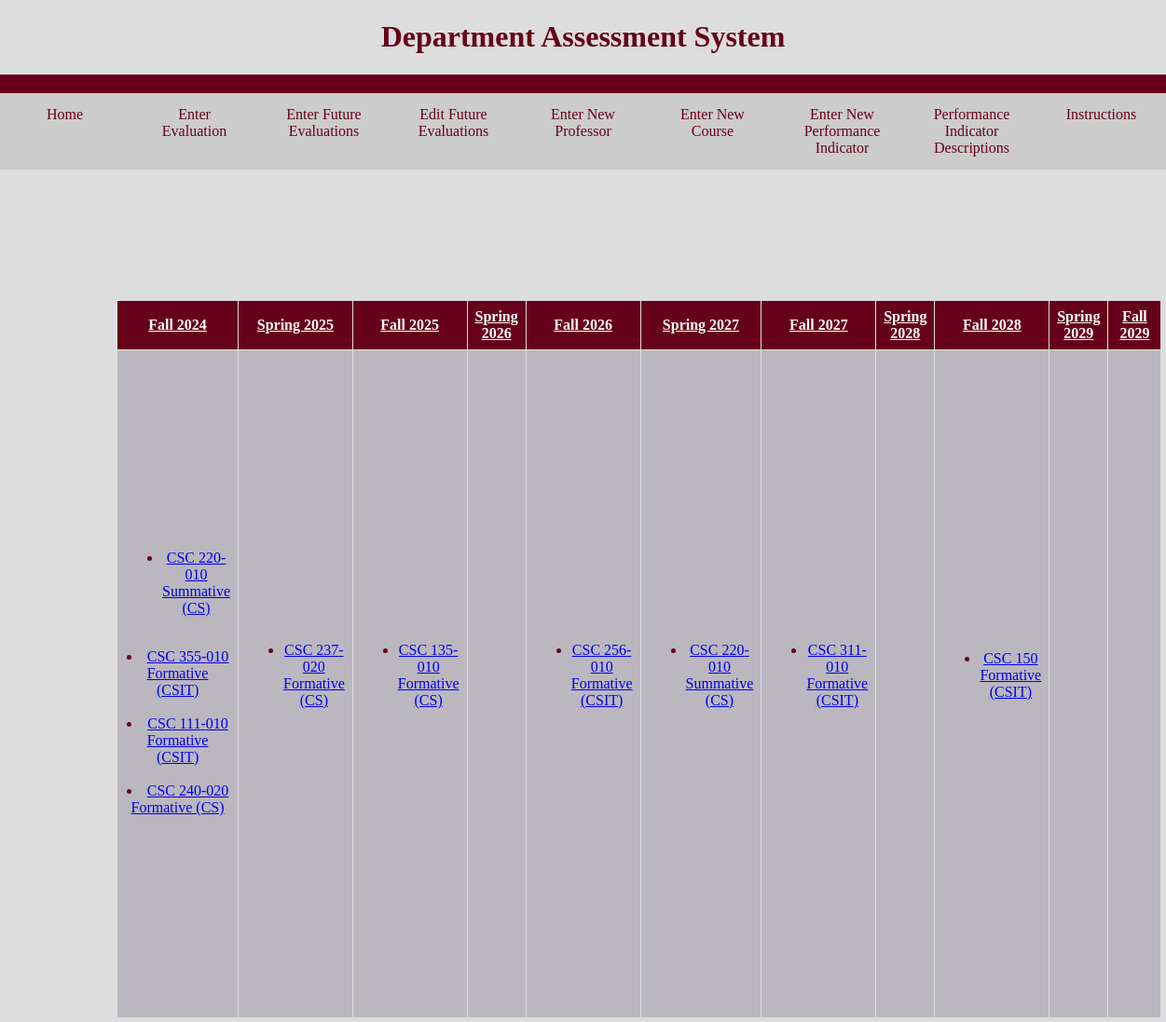
The app's page /home.php with its own data.
### tables this page shows
CREATE TABLE "EVAL" (
	"ID"	INTEGER,
	"Instructor"	TEXT,
	"CourseCode"	TEXT,
	"Semester"	TEXT,
	"Assessment"	TEXT,
	"CourseName"	TEXT,
	"CourseSection"	TEXT,
	"PerformanceIndicator"	TEXT,
	PRIMARY KEY("ID" AUTOINCREMENT)
);

### home.php (the view, shortened to what this page needs)
<!DOCTYPE html>
<html lang="en">
<head>
</head>
<body>
    <h1 class="burgundy-text">Department Assessment System</h1>
    <div class="header"></div>
    <div class="navigation">
        <ul>
            <li><a href="https://unixweb.kutztown.edu/~dclea255/CourseEvaluator/home.php">Home</a></li>
            <li><a href="https://unixweb.kutztown.edu/~dclea255/CourseEvaluator/Prototype1.php">Enter Evaluation</a></li>
            <li><a href='https://unixweb.kutztown.edu/~dclea255/CourseEvaluator/enterFutureEvaluation.php'>Enter Future Evaluations</a></li>
            <li><a href='https://unixweb.kutztown.edu/~dclea255/CourseEvaluator/editEvaluation.php'>Edit Future Evaluations</a></li>
            <li><a href="https://unixweb.kutztown.edu/~dclea255/CourseEvaluator/enterProf.php">Enter New Professor</a></li>
            <li><a href='https://unixweb.kutztown.edu/~dclea255/CourseEvaluator/enterCourse.php'>Enter New Course</a></li>
            <li><a href='https://unixweb.kutztown.edu/~dclea255/CourseEvaluator/enterIndicator.php'>Enter New Performance Indicator</a></li>
            <li><a href="https://unixweb.kutztown.edu/~dclea255/CourseEvaluator/PID.php">Performance Indicator Descriptions</a></li>
            <li><a href="https://unixweb.kutztown.edu/~irove/instructions.php">Instructions</a></li>
        </ul>
    </div>
    <div class="content-container">
        <div class="table-container">
            <?php
            try {
                $db = new PDO('sqlite:CSC355.db');
            }
            catch (Exception $exc){
                echo 'Exception: Cannot connect to the database: ', $exc->getMessage(), "\n";
            }
            $semesterQuery = $db->prepare("SELECT DISTINCT SEMESTER FROM SEMESTERS");
            $semesterQuery->execute();
            $semesters = [];
            while ($row = $semesterQuery->fetch(PDO::FETCH_ASSOC)) {
                $semesters[] = $row['SEMESTER'];
            }
            echo "<table border='1'>";
			echo "<tr>";
			foreach ($semesters as $semester) {
				echo "<th colspan='1'><a style = 'color: #ffffff;' href='https://unixweb.kutztown.edu/~dclea255/CourseEvaluator/fullSemester.php?semester=" . urlencode($semester) . "'>$semester</th>";
			}
			echo "</tr>";
			echo "<tr>";
			foreach ($semesters as $semester) {
                echo "<td style='height: 700px; background-color: #bbb7bf'>";
                $stmt = $db->prepare("SELECT * FROM EVAL WHERE SEMESTER = :semester");
                $stmt->bindParam(':semester', $semester);
                $stmt->execute();
                echo "<ul>";
                while ($courseRow = $stmt->fetch(PDO::FETCH_ASSOC)) {
                    if ($courseRow['CourseSection'] != NULL) {
                        echo "<li><a href='https://unixweb.kutztown.edu/~dclea255/CourseEvaluator/fullSemester.php?semester=" . urlencode($semester) . "&code=" . urlencode($courseRow['CourseCode']) . "&sec=" .urlencode($courseRow['CourseSection']) . "'>" . $courseRow['CourseCode'] . "-" . $courseRow['CourseSection'] . " " . $courseRow['Assessment'] . "</a></li><br>";
                    }
                    else{
                        echo "<li><a href='https://unixweb.kutztown.edu/~dclea255/CourseEvaluator/fullSemester.php?semester=" . urlencode($semester) . "&code=" . urlencode($courseRow['CourseCode']) . "&sec=" .urlencode($courseRow['CourseSection']) . "'>" . $courseRow['CourseCode'] . " " . $courseRow['Assessment'] . "</a></li><br>";
                    }
                    echo "</ul>";
			}
            echo "</ul>";
            echo "</td>";
        }
		echo "</tr>";
		echo "</table>";
			?>
        </div>
    </div>
</body>
</html>

### home.php (style rules this page uses)
body { margin: 0; padding: 0; background-color: #ddd; text-align: center; color: #67001a; }
.header { background-color: #67001a; color: white; padding: 10px 0; text-align: center; }
.navigation { display: flex; justify-content: space-between; background-color: #ccc; overflow: hidden; width: 100%; }
.navigation ul { margin: 0; padding: 0; list-style-type: none; overflow: hidden; display: flex; justify-content: space-between; width: 100%; }
.navigation li { width: 25%; }
.navigation li a { display: block; color: #67001a; text-align: center; padding: 14px 16px; text-decoration: none; }
.content-container { margin-top: 20px; text-align: center; }
.table-container { display: inline-block; text-align: center; width: 80%; margin-top: 100px; }
table { border-collapse: collapse; width: 100%; margin-top: 20px; }
th, td { border: 1px solid #ddd; padding: 8px; text-align: center; }
th { background-color: #67001a; color: white; }

### records on screen
eval: CourseCode "CSC 220", CourseSection "010", Assessment "Summative (CS)"
eval: CourseCode "CSC 355", CourseSection "010", Assessment "Formative (CSIT)"
eval: CourseCode "CSC 111", CourseSection "010", Assessment "Formative (CSIT)"
eval: CourseCode "CSC 240", CourseSection "020", Assessment "Formative (CS)"
eval: CourseCode "CSC 237", CourseSection "020", Assessment "Formative (CS)"
eval: CourseCode "CSC 135", CourseSection "010", Assessment "Formative (CS)"
eval: CourseCode "CSC 256", CourseSection "010", Assessment "Formative (CSIT)"
eval: CourseCode "CSC 220", CourseSection "010", Assessment "Summative (CS)"
eval: CourseCode "CSC 311", CourseSection "010", Assessment "Formative (CSIT)"
eval: CourseCode "CSC 150", Assessment "Formative (CSIT)"

### other values on screen
$semester "Fall 2024"
$semester "Spring 2025"
$semester "Fall 2025"
$semester "Spring 2026"
$semester "Fall 2026"
$semester "Spring 2027"
$semester "Fall 2027"
$semester "Spring 2028"
$semester "Fall 2028"
$semester "Spring 2029"
$semester "Fall 2029"
